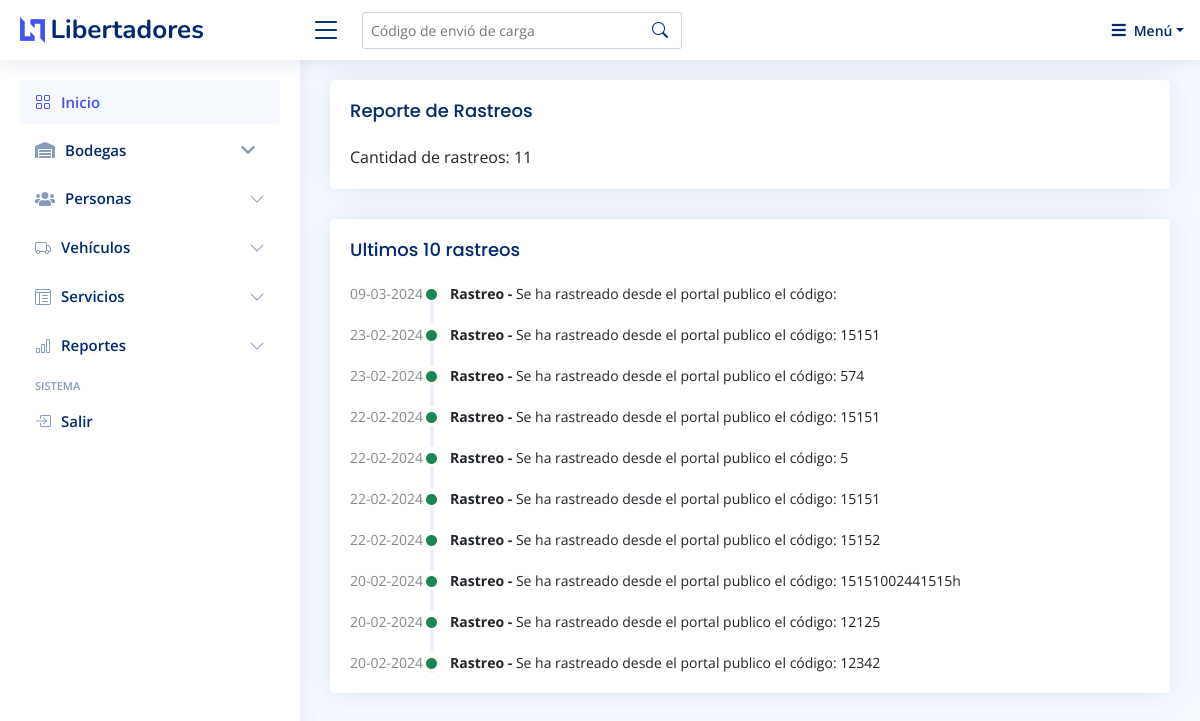
The page /app/?p=reporte_rastreos (signed in) on the database its author committed.
### tables this page shows
CREATE TABLE `logs` (
  `id` int(11) NOT NULL,
  `fecha` varchar(16) NOT NULL,
  `evento` varchar(250) NOT NULL,
  `detalle` varchar(250) NOT NULL
);

### app/reporte_rastreos.php (the view, shortened to what this page needs)
<main id="main" class="main">
<div class="pagetitle">
    <section class="section dashboard">
      <div class="row">
        <div class="col-lg-12">
          <div class="row">
<div class="col-lg-12">
  <div class="card">
  <div class="card-body">
              <h5 class="card-title">Reporte de Rastreos</h5>
              <p class="card-text">
          <?php
          include_once  'conexion.php';
          $tipo_evento = "Rastreo";
          $consulta = $pdo->prepare("SELECT COUNT(*) as count FROM logs WHERE evento = :tipo_evento");
          $consulta->bindParam(':tipo_evento', $tipo_evento);
          $consulta->execute();
          $resultado = $consulta->fetch(PDO::FETCH_ASSOC);
          $cantidadIngresosFallidos = $resultado['count'];
          echo "Cantidad de rastreos: " . $cantidadIngresosFallidos;
          ?>
              </p>
  </div>
</div>
<div class="card">
<?php
include_once  'conexion.php';
$tipo_evento = "Rastreo";
$consulta = $pdo->prepare("SELECT fecha, evento, detalle FROM logs WHERE evento = :tipo_evento ORDER BY id DESC LIMIT 10");
$consulta->bindParam(':tipo_evento', $tipo_evento);
$consulta->execute();
$logs = $consulta->fetchAll(PDO::FETCH_ASSOC);
?>
            <div class="card-body">
              <h5 class="card-title">Ultimos 10 rastreos</h5>
              <?php foreach($logs as $log): ?>
              <div class="activity">
                <div class="activity-item d-flex">
                  <div class="activite-label"><?php echo $log['fecha']; ?></div>
                  <i class='bi bi-circle-fill activity-badge text-success align-self-start'></i>
                  <div class="activity-content">
                  <a href="#" class="fw-bold text-dark"> <?php echo $log['evento']; ?> - </a> <?php echo $log['detalle']; ?>
                  </div>
                </div>
                <?php endforeach; ?>
              </div>
            </div>
          </div>
          </div>
        </div>
      </div>
    </section>
  </main>

### app/assets/css/style.css (style rules this page uses)
:root { scroll-behavior: smooth; }
body { font-family: "Open Sans", sans-serif; background: #f6f9ff; color: #444444; }
a { color: #4154f1; text-decoration: none; }
h1, h2, h3, h4, h5, h6 { font-family: "Nunito", sans-serif; }
#main { margin-top: 60px; padding: 20px 30px; transition: all 0.3s; }
.pagetitle { margin-bottom: 10px; }
.card { margin-bottom: 30px; border: none; border-radius: 5px; box-shadow: 0px 0 30px rgba(1, 41, 112, 0.1); }
.card-title { padding: 20px 0 15px 0; font-size: 18px; font-weight: 500; color: #012970; font-family: "Poppins", sans-serif; }
.card-body { padding: 0 20px 20px 20px; }
@media (min-width: 1200px) { #main, #footer { margin-left: 300px; } }
.dashboard .activity { font-size: 14px; }
.dashboard .activity .activity-item .activite-label { color: #888; position: relative; flex-shrink: 0; flex-grow: 0; min-width: 64px; }
.dashboard .activity .activity-item .activite-label::before { content: ""; position: absolute; right: -11px; width: 4px; top: 0; bottom: 0; background-color: #eceefe; }
.dashboard .activity .activity-item .activity-badge { margin-top: 3px; z-index: 1; font-size: 11px; line-height: 0; border-radius: 50%; flex-shrink: 0; border: 3px solid #fff; flex-grow: 0; }
.dashboard .activity .activity-item .activity-content { padding-left: 10px; padding-bottom: 20px; }
.dashboard .activity .activity-item:first-child .activite-label::before { top: 5px; }
.dashboard .activity .activity-item:last-child .activity-content { padding-bottom: 0; }

### rows shown on the page
logs: fecha "09-03-2024", evento "Rastreo", detalle "Se ha rastreado desde el portal publico el código:"
logs: fecha "23-02-2024", evento "Rastreo", detalle "Se ha rastreado desde el portal publico el código: 15151"
logs: fecha "23-02-2024", evento "Rastreo", detalle "Se ha rastreado desde el portal publico el código: 574"
logs: fecha "22-02-2024", evento "Rastreo", detalle "Se ha rastreado desde el portal publico el código: 15151"
logs: fecha "22-02-2024", evento "Rastreo", detalle "Se ha rastreado desde el portal publico el código: 5"
logs: fecha "22-02-2024", evento "Rastreo", detalle "Se ha rastreado desde el portal publico el código: 15151"
logs: fecha "22-02-2024", evento "Rastreo", detalle "Se ha rastreado desde el portal publico el código: 15152"
logs: fecha "20-02-2024", evento "Rastreo", detalle "Se ha rastreado desde el portal publico el código: 15151002441515h"
logs: fecha "20-02-2024", evento "Rastreo", detalle "Se ha rastreado desde el portal publico el código: 12125"
logs: fecha "20-02-2024", evento "Rastreo", detalle "Se ha rastreado desde el portal publico el código: 12342"

### other values the page prints
$cantidadIngresosFallidos "11"
